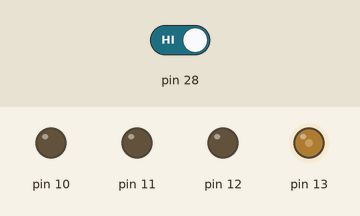
The sketch below on a simulated Arduino Mega 2560, built with avr-gcc and run on an emulated ATmega2560. Parts: output pins drawn as LEDs (lit = HIGH). The test bench sets the inputs (shaded band); at power-on: pin 28 HIGH. What the sketch prints to the serial monitor is not drawn.

Above: at 1.2 s.
1.3 s: pin 28 driven LOW
At 2.1 s:
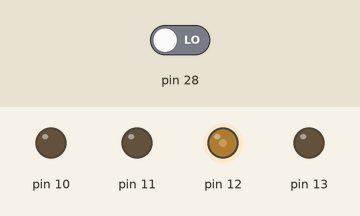
2.8 s: pin 28 driven HIGH
At 3.2 s:
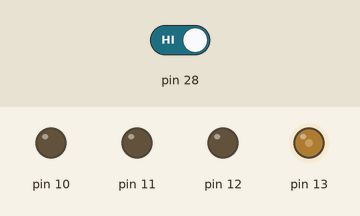
Timing chart, 0 to 5.8 s (numbered marks = the images above; inputs shaded):
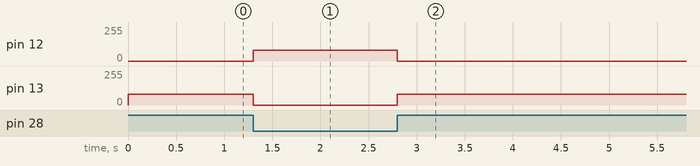

Measured:
- after the input at 1.3 s, pin 12: 0/255 → 80/255 at once; pin 13: 80/255 → 0/255 at once
- after the input at 2.8 s, pin 12: 80/255 → 0/255 at once; pin 13: 0/255 → 80/255 at once

The sketch:

Testmotor_PWM.ino
```cpp
#include <Arduino.h>
#include <Wire.h>
#include "Vroom.h"
#include <Servo.h>

#define default_serial 1
#define test_pi 0
#define test_teensy 0
#define ONBOARDLEDPIN 25

const int TX1PIN = 8,
  RX1PIN = 9,
  TX0PIN = 16,
  RX0PIN = 17;

Motor MotorL(12, 13, 0, 1);
Motor MotorR(11, 10, 19, 18);

// void ISRLA() { MotorL.readEncA(); }
// void ISRLB() { MotorL.readEncB(); }
// void ISRRA() { MotorR.readEncA(); }
// void ISRRB() { MotorR.readEncB(); }

void setup()
{
    #if default_serial
    Serial.begin(115200);
    Serial.println("USB Serial initialised!");
    #endif
    pinMode(28, INPUT);
    // attachInterrupt(MotorL.getEncAPin(), ISRLA, RISING);
    // attachInterrupt(MotorL.getEncBPin(), ISRLB, RISING);
    // attachInterrupt(MotorR.getEncAPin(), ISRRA, RISING);
    // attachInterrupt(MotorR.getEncBPin(), ISRRB, RISING);
}

void loop()
{
    if (!digitalRead(28))
    {
      analogWrite(MotorL.getPin1(), 80);
      digitalWrite(MotorL.getPin2(), LOW);
      Serial.println("Backward");
    }
    else
    {
      analogWrite(MotorL.getPin2(), 80);
      digitalWrite(MotorL.getPin1(), LOW);
      Serial.println("Forward");
    }

}
```
